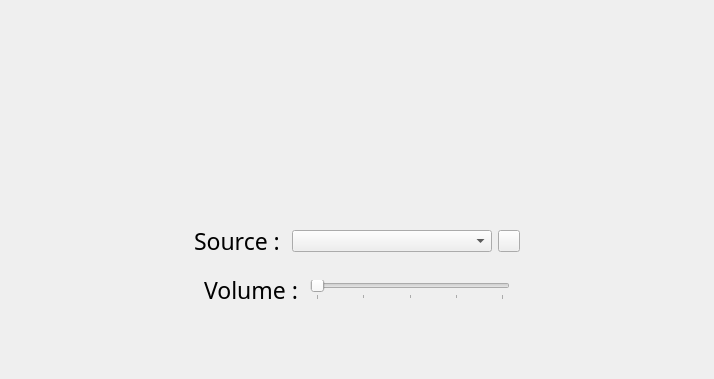
<?xml version="1.0" encoding="UTF-8"?>
<ui version="4.0">
 <class>ExternalSourceModule</class>
 <widget class="QWidget" name="ExternalSourceModule">
  <property name="geometry">
   <rect>
    <x>0</x>
    <y>0</y>
    <width>714</width>
    <height>379</height>
   </rect>
  </property>
  <property name="windowTitle">
   <string>Form</string>
  </property>
  <layout class="QVBoxLayout" name="verticalLayout_2">
   <item>
    <spacer name="verticalSpacer_7">
     <property name="orientation">
      <enum>Qt::Vertical</enum>
     </property>
     <property name="sizeType">
      <enum>QSizePolicy::Preferred</enum>
     </property>
     <property name="sizeHint" stdset="0">
      <size>
       <width>20</width>
       <height>50</height>
      </size>
     </property>
    </spacer>
   </item>
   <item>
    <layout class="QHBoxLayout" name="layout_controls_microphone_2">
     <item>
      <spacer name="horizontalSpacer_controls_5">
       <property name="orientation">
        <enum>Qt::Horizontal</enum>
       </property>
       <property name="sizeHint" stdset="0">
        <size>
         <width>40</width>
         <height>20</height>
        </size>
       </property>
      </spacer>
     </item>
     <item>
      <widget class="QLabel" name="label_microphone_2">
       <property name="maximumSize">
        <size>
         <width>128</width>
         <height>128</height>
        </size>
       </property>
       <property name="sizeIncrement">
        <size>
         <width>0</width>
         <height>0</height>
        </size>
       </property>
       <property name="text">
        <string/>
       </property>
       <property name="pixmap">
        <pixmap resource="../images.qrc">:/microphone.png</pixmap>
       </property>
       <property name="scaledContents">
        <bool>true</bool>
       </property>
      </widget>
     </item>
     <item>
      <layout class="QVBoxLayout" name="layout_playpause_microphone_2">
       <item>
        <widget class="QPushButton" name="pushButton_controls_play_microphone_2">
         <property name="sizePolicy">
          <sizepolicy hsizetype="Fixed" vsizetype="Fixed">
           <horstretch>0</horstretch>
           <verstretch>0</verstretch>
          </sizepolicy>
         </property>
         <property name="minimumSize">
          <size>
           <width>40</width>
           <height>40</height>
          </size>
         </property>
         <property name="text">
          <string/>
         </property>
         <property name="icon">
          <iconset>
           <normalon>:/play.png</normalon>
          </iconset>
         </property>
         <property name="iconSize">
          <size>
           <width>40</width>
           <height>40</height>
          </size>
         </property>
         <property name="flat">
          <bool>true</bool>
         </property>
        </widget>
       </item>
       <item>
        <widget class="QPushButton" name="pushButton_controls_pause_microphone_2">
         <property name="enabled">
          <bool>false</bool>
         </property>
         <property name="sizePolicy">
          <sizepolicy hsizetype="Fixed" vsizetype="Fixed">
           <horstretch>0</horstretch>
           <verstretch>0</verstretch>
          </sizepolicy>
         </property>
         <property name="minimumSize">
          <size>
           <width>40</width>
           <height>40</height>
          </size>
         </property>
         <property name="text">
          <string/>
         </property>
         <property name="icon">
          <iconset>
           <normalon>:/pause.png</normalon>
          </iconset>
         </property>
         <property name="iconSize">
          <size>
           <width>40</width>
           <height>40</height>
          </size>
         </property>
         <property name="flat">
          <bool>true</bool>
         </property>
        </widget>
       </item>
      </layout>
     </item>
     <item>
      <spacer name="horizontalSpacer_controls_6">
       <property name="orientation">
        <enum>Qt::Horizontal</enum>
       </property>
       <property name="sizeHint" stdset="0">
        <size>
         <width>40</width>
         <height>20</height>
        </size>
       </property>
      </spacer>
     </item>
    </layout>
   </item>
   <item>
    <spacer name="verticalSpacer_6">
     <property name="orientation">
      <enum>Qt::Vertical</enum>
     </property>
     <property name="sizeType">
      <enum>QSizePolicy::Preferred</enum>
     </property>
     <property name="sizeHint" stdset="0">
      <size>
       <width>20</width>
       <height>50</height>
      </size>
     </property>
    </spacer>
   </item>
   <item>
    <layout class="QHBoxLayout" name="horizontalLayout_microphone_2">
     <item>
      <spacer name="horizontalSpacer_16">
       <property name="orientation">
        <enum>Qt::Horizontal</enum>
       </property>
       <property name="sizeType">
        <enum>QSizePolicy::Preferred</enum>
       </property>
       <property name="sizeHint" stdset="0">
        <size>
         <width>200</width>
         <height>20</height>
        </size>
       </property>
      </spacer>
     </item>
     <item>
      <widget class="QLabel" name="label_microphone_select_4">
       <property name="sizePolicy">
        <sizepolicy hsizetype="Maximum" vsizetype="Preferred">
         <horstretch>0</horstretch>
         <verstretch>0</verstretch>
        </sizepolicy>
       </property>
       <property name="font">
        <font>
         <family>Gabriola</family>
         <pointsize>17</pointsize>
        </font>
       </property>
       <property name="text">
        <string>Source : </string>
       </property>
      </widget>
     </item>
     <item>
      <widget class="QComboBox" name="comboBox_microphone">
       <property name="minimumSize">
        <size>
         <width>200</width>
         <height>0</height>
        </size>
       </property>
      </widget>
     </item>
     <item>
      <widget class="MyQPushButton" name="pushButton_microphone_refreshList_2">
       <property name="maximumSize">
        <size>
         <width>22</width>
         <height>22</height>
        </size>
       </property>
       <property name="text">
        <string/>
       </property>
       <property name="icon">
        <iconset>
         <normalon>:/reset.png</normalon>
        </iconset>
       </property>
      </widget>
     </item>
     <item>
      <spacer name="horizontalSpacer_17">
       <property name="orientation">
        <enum>Qt::Horizontal</enum>
       </property>
       <property name="sizeType">
        <enum>QSizePolicy::Preferred</enum>
       </property>
       <property name="sizeHint" stdset="0">
        <size>
         <width>200</width>
         <height>20</height>
        </size>
       </property>
      </spacer>
     </item>
    </layout>
   </item>
   <item>
    <layout class="QHBoxLayout" name="horizontalLayout_5">
     <item>
      <spacer name="horizontalSpacer_14">
       <property name="orientation">
        <enum>Qt::Horizontal</enum>
       </property>
       <property name="sizeType">
        <enum>QSizePolicy::Preferred</enum>
       </property>
       <property name="sizeHint" stdset="0">
        <size>
         <width>200</width>
         <height>20</height>
        </size>
       </property>
      </spacer>
     </item>
     <item>
      <widget class="QLabel" name="label_microphone_select_3">
       <property name="sizePolicy">
        <sizepolicy hsizetype="Maximum" vsizetype="Preferred">
         <horstretch>0</horstretch>
         <verstretch>0</verstretch>
        </sizepolicy>
       </property>
       <property name="font">
        <font>
         <family>Gabriola</family>
         <pointsize>17</pointsize>
        </font>
       </property>
       <property name="text">
        <string>Volume : </string>
       </property>
      </widget>
     </item>
     <item>
      <widget class="MyQSlider" name="slider_microphone_volume_2">
       <property name="sizePolicy">
        <sizepolicy hsizetype="Preferred" vsizetype="Fixed">
         <horstretch>0</horstretch>
         <verstretch>0</verstretch>
        </sizepolicy>
       </property>
       <property name="minimumSize">
        <size>
         <width>200</width>
         <height>0</height>
        </size>
       </property>
       <property name="maximum">
        <number>4</number>
       </property>
       <property name="singleStep">
        <number>1</number>
       </property>
       <property name="pageStep">
        <number>1</number>
       </property>
       <property name="value">
        <number>0</number>
       </property>
       <property name="sliderPosition">
        <number>0</number>
       </property>
       <property name="orientation">
        <enum>Qt::Horizontal</enum>
       </property>
       <property name="tickPosition">
        <enum>QSlider::TicksBelow</enum>
       </property>
       <property name="tickInterval">
        <number>1</number>
       </property>
      </widget>
     </item>
     <item>
      <spacer name="horizontalSpacer_15">
       <property name="orientation">
        <enum>Qt::Horizontal</enum>
       </property>
       <property name="sizeType">
        <enum>QSizePolicy::Preferred</enum>
       </property>
       <property name="sizeHint" stdset="0">
        <size>
         <width>200</width>
         <height>20</height>
        </size>
       </property>
      </spacer>
     </item>
    </layout>
   </item>
   <item>
    <spacer name="verticalSpacer_8">
     <property name="orientation">
      <enum>Qt::Vertical</enum>
     </property>
     <property name="sizeType">
      <enum>QSizePolicy::Preferred</enum>
     </property>
     <property name="sizeHint" stdset="0">
      <size>
       <width>20</width>
       <height>50</height>
      </size>
     </property>
    </spacer>
   </item>
  </layout>
 </widget>
 <customwidgets>
  <customwidget>
   <class>MyQSlider</class>
   <extends>QSlider</extends>
   <header>qtwidgets/myqslider.h</header>
  </customwidget>
  <customwidget>
   <class>MyQPushButton</class>
   <extends>QPushButton</extends>
   <header>qtwidgets/myqpushbutton.h</header>
  </customwidget>
 </customwidgets>
 <resources>
  <include location="../images.qrc"/>
 </resources>
 <connections/>
</ui>
